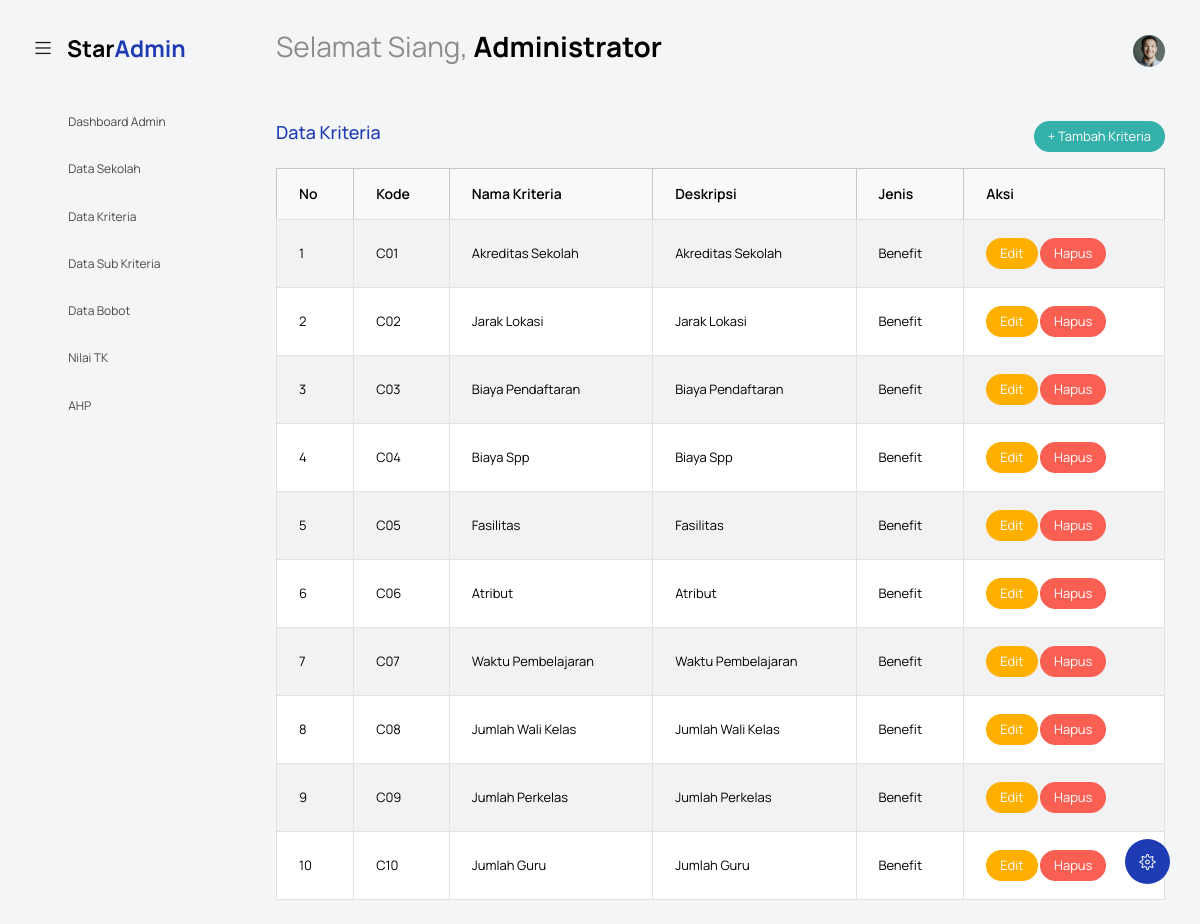
The page /index.php?controller=Kriteria&action=index (signed in) on the database its author committed.
### tables this page shows
CREATE TABLE `kriteria` (
  `id` int NOT NULL,
  `kode` varchar(10) NOT NULL,
  `nama` varchar(100) NOT NULL,
  `deskripsi` text,
  `jenis` enum('benefit','cost') NOT NULL,
  `created_at` timestamp NULL DEFAULT CURRENT_TIMESTAMP,
  `updated_at` timestamp NULL DEFAULT CURRENT_TIMESTAMP ON UPDATE CURRENT_TIMESTAMP
);

### controllers/KriteriaController.php (called while the page is built, shortened)
<?php
class KriteriaController {
    private $model;
    public function __construct() {
        require_once BASE_PATH . '/koneksi.php';
        require_once MODEL_PATH . 'KriteriaModel.php';
        global $koneksi;
        $this->model = new KriteriaModel($koneksi);
    }
    public function index() {
        $data = $this->model->getAll();
        include VIEW_PATH . 'kriteria/index.php';
    }
}

### models/KriteriaModel.php (called while the page is built, shortened)
<?php
class KriteriaModel {
    private $db;
    public function __construct($koneksi) {
        $this->db = $koneksi;
    }
    public function getAll() {
        $result = $this->db->query("SELECT * FROM kriteria ORDER BY id ASC");
        return $result->fetch_all(MYSQLI_ASSOC);
    }
}

### views/kriteria/index.php (the view, shortened to what this page needs)
<?php include('template/header.php'); ?>
<body class="with-welcome-text">
  <div class="container-scroller">
    <?php include 'template/navbar.php'; ?>
    <div class="container-fluid page-body-wrapper">
      <?php include 'template/setting_panel.php'; ?>
      <?php include 'template/sidebar.php'; ?>
      <div class="main-panel">
        <div class="content-wrapper">
          <div class="row">
            <div class="col-12">
              <div class="d-flex justify-content-between align-items-center mb-3">
                <h4 class="text-primary">Data Kriteria</h4>
                <a href="index.php?controller=Kriteria&action=tambah" class="btn btn-success btn-sm">+ Tambah Kriteria</a>
              </div>
              <div class="table-responsive">
                <table class="table table-bordered table-striped">
                  <thead class="table-light">
                    <tr>
                      <th>No</th>
                      <th>Kode</th>
                      <th>Nama Kriteria</th>
                      <th>Deskripsi</th>
                      <th>Jenis</th>
                      <th>Aksi</th>
                    </tr>
                  </thead>
                  <tbody>
                    <?php if (!empty($data)): $no = 1; foreach ($data as $row): ?>
                      <tr>
                        <td><?= $no++ ?></td>
                        <td><?= htmlspecialchars($row['kode']) ?></td>
                        <td><?= htmlspecialchars($row['nama']) ?></td>
                        <td><?= htmlspecialchars($row['deskripsi']) ?></td>
                        <td><?= htmlspecialchars(ucfirst($row['jenis'])) ?></td>
                        <td>
                          <a href="index.php?controller=Kriteria&action=edit&id=<?= $row['id'] ?>" class="btn btn-warning btn-sm">Edit</a>
                          <a href="index.php?controller=Kriteria&action=hapus&id=<?= $row['id'] ?>" class="btn btn-danger btn-sm" onclick="return confirm('Yakin ingin menghapus data ini?')">Hapus</a>
                        </td>
                      </tr>
                    <?php endforeach; else: ?>
                      <tr>
                        <td colspan="6" class="text-center">Belum ada data kriteria.</td>
                      </tr>
                    <?php endif; ?>
                  </tbody>
                </table>
              </div>
            </div>
          </div>
        </div>
      </div>
    </div>
  </div>
</body>
</html>

### index.php (shortened to what this page needs)
<?php
$controller = isset($_GET['controller']) ? $_GET['controller'] : 'Login';
$action = isset($_GET['action']) ? $_GET['action'] : 'login';
$controller = preg_replace('/[^a-zA-Z0-9_]/', '', $controller);
$action = preg_replace('/[^a-zA-Z0-9_]/', '', $action);
$controllerFile = CONTROLLER_PATH . $controller . 'Controller.php';
if (file_exists($controllerFile)) {
    $controllerClass = ucfirst($controller) . 'Controller';
    if (class_exists($controllerClass)) {
        $controllerObj = new $controllerClass();
        if (method_exists($controllerObj, $action)) {
            $controllerObj->$action();
        } else {
            header('HTTP/1.1 404 Not Found');
            echo '404 - Action tidak ditemukan';
        }
    } else {
        header('HTTP/1.1 404 Not Found');
        echo '404 - Controller class tidak ditemukan';
    }
} else {
    header('HTTP/1.1 404 Not Found');
    echo '404 - Controller tidak ditemukan';
}

### template/header.php (shortened to what this page needs)
<!DOCTYPE html>
<html lang="en">
<head>
  <link rel="stylesheet" href="assets/vendors/feather/feather.css" />
  <link
    rel="stylesheet"
    href="assets/vendors/mdi/css/materialdesignicons.min.css" />
  <link
    rel="stylesheet"
    href="assets/vendors/ti-icons/css/themify-icons.css" />
  <link rel="stylesheet" href="assets/vendors/typicons/typicons.css" />
  <link
    rel="stylesheet"
    href="assets/vendors/simple-line-icons/css/simple-line-icons.css" />
  <link rel="stylesheet" href="assets/vendors/css/vendor.bundle.base.css" />
  <link
    rel="stylesheet"
    href="assets/vendors/datatables.net-bs4/dataTables.bootstrap4.css" />
  <link
    rel="stylesheet"
    type="text/css"
    href="assets/js/select.dataTables.min.css" />
  <link rel="stylesheet" href="assets/css/vertical-layout-light/style.css" />
</head>

### template/navbar.php (shortened to what this page needs)
<?php
$nama = $_SESSION['nama_lengkap'] ?? 'Pengguna';
$jam = date('H');
if ($jam >= 5 && $jam < 12) {
    $sapaan = "Selamat Pagi";
} elseif ($jam >= 12 && $jam < 15) {
    $sapaan = "Selamat Siang";
} elseif ($jam >= 15 && $jam < 18) {
    $sapaan = "Selamat Sore";
} else {
    $sapaan = "Selamat Malam";
}
?>
<nav class="navbar default-layout col-lg-12 col-12 p-0 fixed-top d-flex align-items-top flex-row">
  <div class="text-center navbar-brand-wrapper d-flex align-items-center justify-content-start">
    <div class="me-3">
      <button class="navbar-toggler navbar-toggler align-self-center" type="button" data-bs-toggle="minimize">
        <span class="icon-menu"></span>
      </button>
    </div>
    <div>
      <a class="navbar-brand brand-logo" href="index.php">
        <img src="../assets/images/logo.svg" alt="logo" />
      </a>
    </div>
  </div>
  <div class="navbar-menu-wrapper d-flex align-items-top">
    <ul class="navbar-nav">
      <li class="nav-item font-weight-semibold d-none d-lg-block ms-0">
        <h1 class="welcome-text">
          <?= $sapaan ?>, <span class="text-black fw-bold"><?= htmlspecialchars($nama) ?></span>
        </h1>
      </li>
    </ul>
    <ul class="navbar-nav ms-auto">
      <li class="nav-item dropdown d-none d-lg-block user-dropdown">
        <a class="nav-link" id="UserDropdown" href="#" data-bs-toggle="dropdown" aria-expanded="false">
          <img class="img-xs rounded-circle" src="../assets/images/faces/face8.jpg" alt="Profile image" />
        </a>
      </li>
    </ul>
  </div>
</nav>

### template/setting_panel.php (shortened to what this page needs)
<div class="theme-setting-wrapper">
    <div id="settings-trigger"><i class="ti-settings"></i></div>
</div>

### template/sidebar.php (shortened to what this page needs)
<nav class="sidebar sidebar-offcanvas" id="sidebar">
  <ul class="nav">
    <?php if (isset($_SESSION['role']) && $_SESSION['role'] === 'admin'): ?>
      <li class="nav-item">
        <a class="nav-link" href="index.php?controller=HomeAdmin&action=homeAdmin">
          <i class="mdi mdi-grid-large menu-icon"></i>
          <span class="menu-title">Dashboard Admin</span>
        </a>
      </li>
      <li class="nav-item">
        <a class="nav-link" href="index.php?controller=Sekolah&action=index">
          <i class="mdi mdi-database menu-icon"></i>
          <span class="menu-title">Data Sekolah</span>
        </a>
      </li>
      <li class="nav-item">
        <a class="nav-link" href="index.php?controller=Kriteria&action=index">
          <i class="mdi mdi-database menu-icon"></i>
          <span class="menu-title">Data Kriteria</span>
        </a>
      </li>
      <li class="nav-item">
        <a class="nav-link" href="index.php?controller=SubKriteria&action=index">
          <i class="mdi mdi-database menu-icon"></i>
          <span class="menu-title">Data Sub Kriteria</span>
        </a>
      </li>
      <li class="nav-item">
        <a class="nav-link" href="index.php?controller=BobotKriteria&action=index">
          <i class="mdi mdi-database menu-icon"></i>
          <span class="menu-title">Data Bobot</span>
        </a>
      </li>
      <li class="nav-item">
        <a class="nav-link" href="index.php?controller=NilaiTK&action=index">
          <i class="mdi mdi-database menu-icon"></i>
          <span class="menu-title">Nilai TK</span>
        </a>
      </li>
      <li class="nav-item">
        <a class="nav-link" href="index.php?controller=AHP&action=index">
          <i class="mdi mdi-database menu-icon"></i>
          <span class="menu-title">AHP</span>
        </a>
      </li>
    <?php endif; ?>
  </ul>
</nav>

### rows shown on the page
kriteria: kode "C01", nama "Akreditas Sekolah", deskripsi "Akreditas Sekolah", jenis "Benefit"
kriteria: kode "C02", nama "Jarak Lokasi", deskripsi "Jarak Lokasi", jenis "Benefit"
kriteria: kode "C03", nama "Biaya Pendaftaran", deskripsi "Biaya Pendaftaran", jenis "Benefit"
kriteria: kode "C04", nama "Biaya Spp", deskripsi "Biaya Spp", jenis "Benefit"
kriteria: kode "C05", nama "Fasilitas", deskripsi "Fasilitas", jenis "Benefit"
kriteria: kode "C06", nama "Atribut", deskripsi "Atribut", jenis "Benefit"
kriteria: kode "C07", nama "Waktu Pembelajaran", deskripsi "Waktu Pembelajaran", jenis "Benefit"
kriteria: kode "C08", nama "Jumlah Wali Kelas", deskripsi "Jumlah Wali Kelas", jenis "Benefit"
kriteria: kode "C09", nama "Jumlah Perkelas", deskripsi "Jumlah Perkelas", jenis "Benefit"
kriteria: kode "C10", nama "Jumlah Guru", deskripsi "Jumlah Guru", jenis "Benefit"

### other values the page prints
$sapaan "Selamat Siang"
$nama "Administrator"
